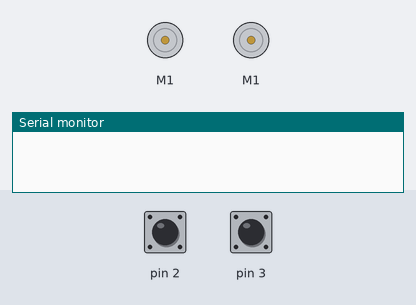
A sketch run on a simulated Arduino Uno, built with avr-gcc and run on an emulated ATmega328P. Parts: 2 × DC motor (green arrow = forward, orange = backward, longer = faster), the last lines printed to the serial monitor. The inputs (shaded band) are chosen by the test bench; at power-on: pin 2 HIGH, pin 3 HIGH.

Above: at 0.1 s.
At 2.1 s:
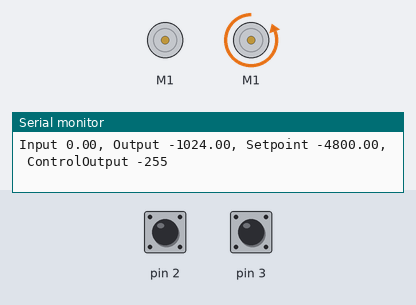
At 5.1 s:
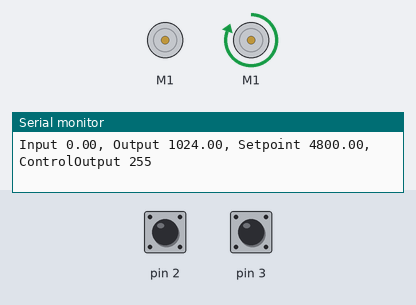
Timing chart, 0 to 16.5 s (numbered marks = the images above):
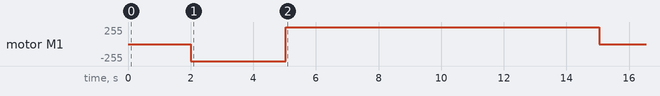

Measured:
- by itself, motor M1: stopped → backward 255/255 at 2.0 s, → forward 255/255 3.0 s later, → stopped 10.0 s later

The sketch:

MotorTest.ino
```cpp
/*
This is a test sketch for the Adafruit assembled Motor Shield for Arduino v2
It won't work with v1.x motor shields! Only for the v2's with built in PWM
control

For use with the Adafruit Motor Shield v2
---->	http://www.adafruit.com/products/1438
*/

#include <Adafruit_MotorShield.h>
#include <PID_v1.h>
#include <QuadratureEncoder.h>
#include <Wire.h>

#define V_MAX_REV_PER_S 1.25
#define ENCODER_COUNT_PER_REV 9600

class PIDControl {
 public:
  PIDControl(int pin_a, int pin_b, int motor, int count_per_revolution,
             float kp, float ki, float kd)
      : afms_(Adafruit_MotorShield()),
        encoder_(Encoders(pin_a, pin_b)),
        count_per_revolution_(count_per_revolution),
        stop_(false) {
    afms_.begin();
    motor_ = afms_.getMotor(motor);
    motor_->setSpeed(0);
    motor_->run(FORWARD);
    motor_->run(RELEASE);

    pid_ =
        new PID(&pid_input_, &pid_output_, &pid_setpoint_, kp, ki, kd, DIRECT);
    pid_->SetMode(AUTOMATIC);
    pid_->SetOutputLimits(-1024, 1024);

    previous_count_ = encoder_.getEncoderCount();
    previous_time_ = micros();

    pid_input_ = 0;
    pid_output_ = 0;
    pid_setpoint_ = 0;
  }

  void update() {
    long current_count = encoder_.getEncoderCount();
    pid_setpoint_ = target_position_;
    pid_input_ = current_count;

    pid_->Compute();

    if (stop_) {
      setMotorVelocity(0);
      return;
    }

    setMotorVelocity(int(pid_output_));
  }

  void print() {
    Serial.print("Input ");
    Serial.print(pid_input_);
    Serial.print(", Output ");
    Serial.print(pid_output_);
    Serial.print(", Setpoint ");
    Serial.print(pid_setpoint_);
    Serial.print(", ControlOutput ");
    Serial.println(last_motor_velocity_);
  }

  void setPosition(float position) { target_position_ = position; }

  void stop() { stop_ = true; }

 private:
  void setMotorVelocity(int velocity) {
    if (velocity < -255) velocity = -255;
    if (velocity > 255) velocity = 255;

    if (velocity == last_motor_velocity_) {
      return;
    }

    last_motor_velocity_ = velocity;

    if (velocity > 0) {
      motor_->run(FORWARD);
      motor_->setSpeed(abs(velocity));
    } else if (velocity < 0) {
      motor_->run(BACKWARD);
      motor_->setSpeed(abs(velocity));
    } else {
      motor_->run(RELEASE);
    }
  }

  Adafruit_MotorShield afms_;
  Encoders encoder_;
  bool stop_;
  const int count_per_revolution_;

  Adafruit_DCMotor* motor_;
  PID* pid_;
  long previous_count_;
  long previous_time_;

  float target_position_;
  int last_motor_velocity_;

  double pid_input_, pid_output_, pid_setpoint_;
  int print_count_;
};

PIDControl* g_PIDControl;

PIDControl* classic_pid(int pin_a, int pin_b, int motor, float ku, float tu) {
  float kp = ku * 0.6;
  float ki = 1.2 * ku / tu;
  float kd = 3.0 * ku * tu / 40.0;
  return new PIDControl(pin_a, pin_b, motor, ENCODER_COUNT_PER_REV, kp, ki, kd);
}

PIDControl* pessen_pid(int pin_a, int pin_b, int motor, float ku, float tu) {
  float kp = ku * 0.7;
  float ki = 1.75 * ku / tu;
  float kd = 21.0 * ku * tu / 200.0;
  return new PIDControl(pin_a, pin_b, motor, ENCODER_COUNT_PER_REV, kp, ki, kd);
}

PIDControl* damped_pid(int pin_a, int pin_b, int motor, float ku, float tu) {
  float kp = ku * 0.2;
  float ki = 0.4 * ku / tu;
  float kd = ku * tu / 15.0;
  return new PIDControl(pin_a, pin_b, motor, ENCODER_COUNT_PER_REV, kp, ki, kd);
}

void setup() {
  Serial.begin(115200);
  g_PIDControl = damped_pid(2, 3, 1, 3.2, 0.12);
  g_PIDControl =
      new PIDControl(2, 3, 1, ENCODER_COUNT_PER_REV, .6f, 10.0f, 0.00f);
  delay(2000);
}

void loop() {
  float p;
  if (millis() < 5000) {
    p = -4800;
  } else if (millis() < 10000) {
    p = 4800;
  }

  if (millis() > 15000) {
    g_PIDControl->stop();
    g_PIDControl->update();
  } else {
    g_PIDControl->setPosition(p);
    g_PIDControl->update();
    g_PIDControl->print();
  }
  while (micros() % 10000 > 0) {
  }
}
```
